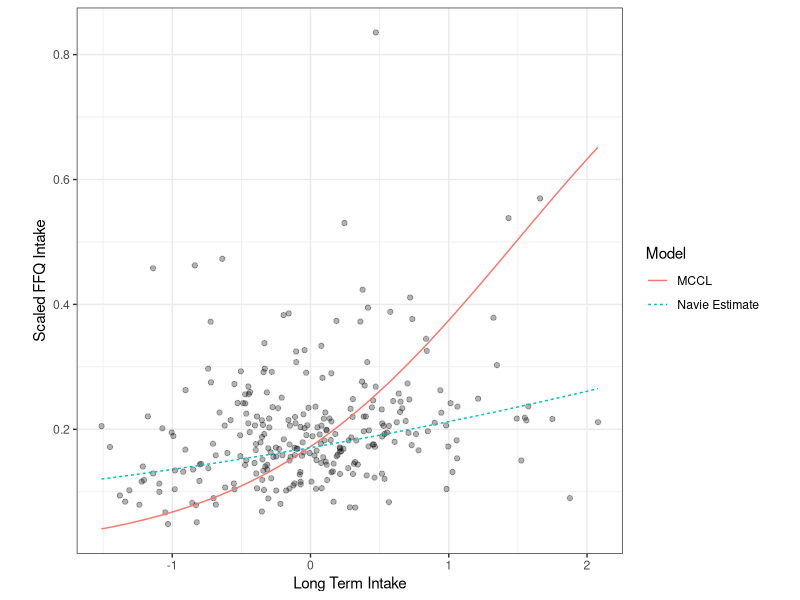

The R script that drew this image:
library(tidyverse)
df1 <- read.csv("data_plot_wishreg.csv")
fit1 <- function(x) {
    etaX <- -1.5810 + 0.2700*x
    thetaX <- 1/(1+exp(-etaX))
    return(thetaX)
}
fit2 <- function(x) {
    etaX <- -1.5693 + 1.0563*x
    thetaX <- 1/(1+exp(-etaX))
    return(thetaX)
}
df2 <- data.frame(w = seq(min(df1$w),max(df1$w),0.001))
df2$y <- fit1(df2$w)
df2$Model <- "Navie Estimate"
df3 <- data.frame(w = seq(min(df1$w),max(df1$w),0.001))
df3$y <- fit2(df3$w)
df3$Model <- "MCCL"
df2 <- rbind(df2,df3)

plot_out <- df1 %>% ggplot(aes(x = w, y = y)) +
    geom_point(alpha=0.3) +
    geom_line(data = df2, aes(x = w, y = y, color = Model, linetype = Model)) +
    xlab("Long Term Intake") +
    ylab("Scaled FFQ Intake") +
    theme_bw() +
    theme(aspect.ratio=1)

saveRDS(plot_out,"figure3.rds")
ggsave("figure3.pdf",plot_out,width = 8,height = 4)
